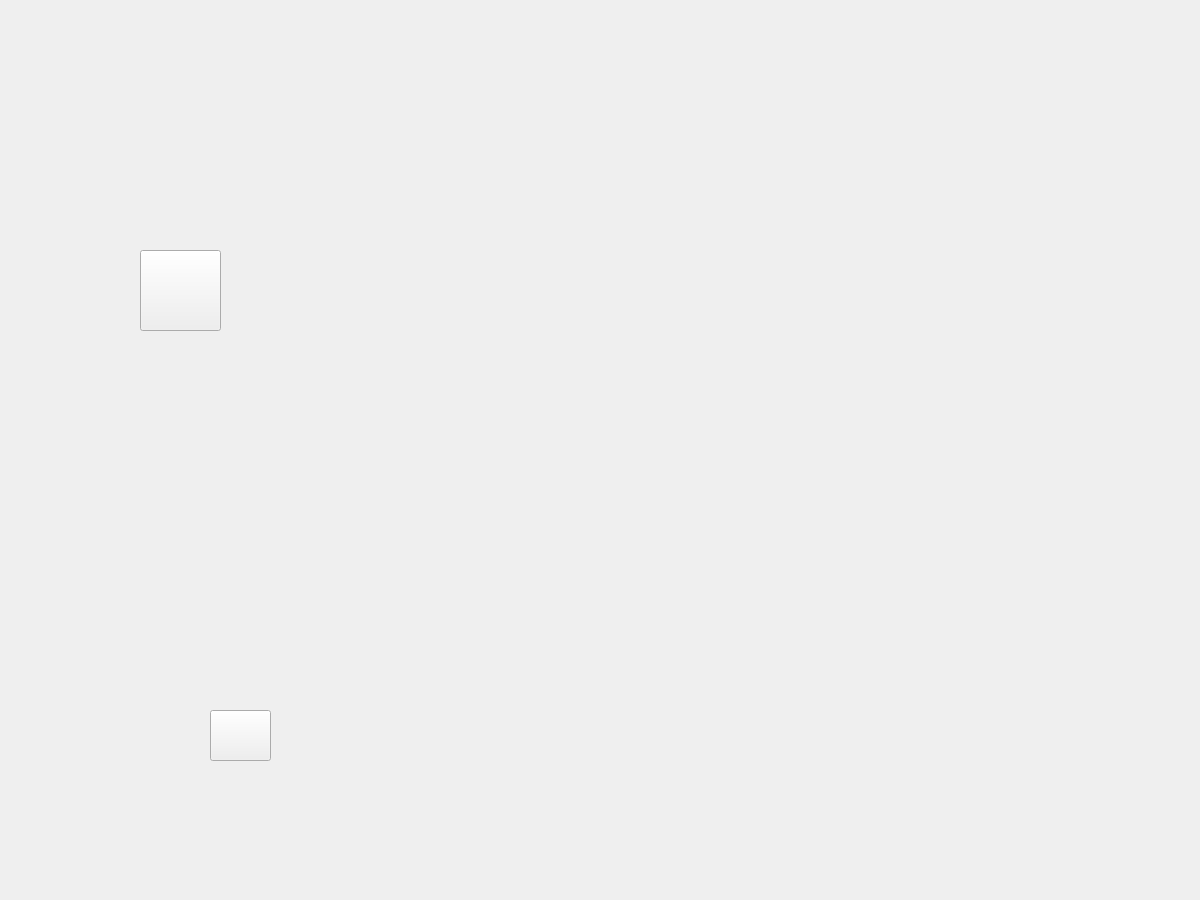
<?xml version="1.0" encoding="UTF-8"?>
<ui version="4.0">
 <class>TORiUi</class>
 <widget class="QMainWindow" name="TORiUi">
  <property name="geometry">
   <rect>
    <x>0</x>
    <y>0</y>
    <width>1200</width>
    <height>900</height>
   </rect>
  </property>
  <property name="windowTitle">
   <string>MainWindow</string>
  </property>
  <widget class="QWidget" name="centralwidget">
   <widget class="QLabel" name="label">
    <property name="geometry">
     <rect>
      <x>0</x>
      <y>0</y>
      <width>1201</width>
      <height>901</height>
     </rect>
    </property>
    <property name="text">
     <string/>
    </property>
    <property name="pixmap">
     <pixmap>image_processing20200620-21668-36w7bn.gif</pixmap>
    </property>
    <property name="scaledContents">
     <bool>true</bool>
    </property>
   </widget>
   <widget class="QLabel" name="label_2">
    <property name="geometry">
     <rect>
      <x>0</x>
      <y>-70</y>
      <width>571</width>
      <height>261</height>
     </rect>
    </property>
    <property name="text">
     <string/>
    </property>
    <property name="pixmap">
     <pixmap>Jarvis_Loading_Screen.gif</pixmap>
    </property>
    <property name="scaledContents">
     <bool>true</bool>
    </property>
   </widget>
   <widget class="QLabel" name="label_3">
    <property name="geometry">
     <rect>
      <x>1000</x>
      <y>10</y>
      <width>181</width>
      <height>91</height>
     </rect>
    </property>
    <property name="text">
     <string/>
    </property>
    <property name="pixmap">
     <pixmap>border2.png</pixmap>
    </property>
   </widget>
   <widget class="QLabel" name="label_4">
    <property name="geometry">
     <rect>
      <x>810</x>
      <y>0</y>
      <width>191</width>
      <height>101</height>
     </rect>
    </property>
    <property name="text">
     <string/>
    </property>
    <property name="pixmap">
     <pixmap>border1.png</pixmap>
    </property>
   </widget>
   <widget class="QLabel" name="label_5">
    <property name="geometry">
     <rect>
      <x>880</x>
      <y>280</y>
      <width>281</width>
      <height>191</height>
     </rect>
    </property>
    <property name="text">
     <string/>
    </property>
    <property name="pixmap">
     <pixmap>loader_sci-fi.gif</pixmap>
    </property>
   </widget>
   <widget class="QLabel" name="label_6">
    <property name="geometry">
     <rect>
      <x>880</x>
      <y>480</y>
      <width>281</width>
      <height>181</height>
     </rect>
    </property>
    <property name="text">
     <string/>
    </property>
    <property name="pixmap">
     <pixmap>loader_sci-fi.gif</pixmap>
    </property>
   </widget>
   <widget class="QLabel" name="label_7">
    <property name="geometry">
     <rect>
      <x>880</x>
      <y>670</y>
      <width>281</width>
      <height>191</height>
     </rect>
    </property>
    <property name="text">
     <string/>
    </property>
    <property name="pixmap">
     <pixmap>loader_sci-fi.gif</pixmap>
    </property>
   </widget>
   <widget class="QLabel" name="label_8">
    <property name="geometry">
     <rect>
      <x>-10</x>
      <y>600</y>
      <width>411</width>
      <height>281</height>
     </rect>
    </property>
    <property name="text">
     <string/>
    </property>
    <property name="pixmap">
     <pixmap>voice effect 2.gif</pixmap>
    </property>
   </widget>
   <widget class="QLabel" name="label_9">
    <property name="geometry">
     <rect>
      <x>-70</x>
      <y>110</y>
      <width>431</width>
      <height>381</height>
     </rect>
    </property>
    <property name="text">
     <string/>
    </property>
    <property name="pixmap">
     <pixmap>8871.gif</pixmap>
    </property>
    <property name="scaledContents">
     <bool>false</bool>
    </property>
   </widget>
   <widget class="QPushButton" name="pushButton">
    <property name="geometry">
     <rect>
      <x>210</x>
      <y>710</y>
      <width>61</width>
      <height>51</height>
     </rect>
    </property>
    <property name="cursor">
     <cursorShape>PointingHandCursor</cursorShape>
    </property>
    <property name="text">
     <string/>
    </property>
    <property name="icon">
     <iconset>
      <normaloff>pngtree-vector-microphone-icon-png-image_889487.jpg</normaloff>pngtree-vector-microphone-icon-png-image_889487.jpg</iconset>
    </property>
    <property name="iconSize">
     <size>
      <width>60</width>
      <height>60</height>
     </size>
    </property>
   </widget>
   <widget class="QTextBrowser" name="textBrowser_2">
    <property name="geometry">
     <rect>
      <x>1030</x>
      <y>30</y>
      <width>121</width>
      <height>51</height>
     </rect>
    </property>
    <property name="font">
     <font>
      <family>OCR A Extended</family>
      <pointsize>22</pointsize>
     </font>
    </property>
    <property name="styleSheet">
     <string notr="true">background: transparent;
border: 0;</string>
    </property>
   </widget>
   <widget class="QTextBrowser" name="textBrowser_3">
    <property name="geometry">
     <rect>
      <x>850</x>
      <y>30</y>
      <width>121</width>
      <height>51</height>
     </rect>
    </property>
    <property name="font">
     <font>
      <family>OCR A Extended</family>
      <pointsize>22</pointsize>
     </font>
    </property>
    <property name="styleSheet">
     <string notr="true">background: transparent;
border: 0;</string>
    </property>
   </widget>
   <widget class="QPushButton" name="pushButton_2">
    <property name="geometry">
     <rect>
      <x>140</x>
      <y>250</y>
      <width>81</width>
      <height>81</height>
     </rect>
    </property>
    <property name="cursor">
     <cursorShape>PointingHandCursor</cursorShape>
    </property>
    <property name="text">
     <string/>
    </property>
    <property name="icon">
     <iconset>
      <normaloff>exit7.jpg</normaloff>exit7.jpg</iconset>
    </property>
    <property name="iconSize">
     <size>
      <width>120</width>
      <height>120</height>
     </size>
    </property>
   </widget>
  </widget>
 </widget>
 <resources/>
 <connections/>
</ui>
